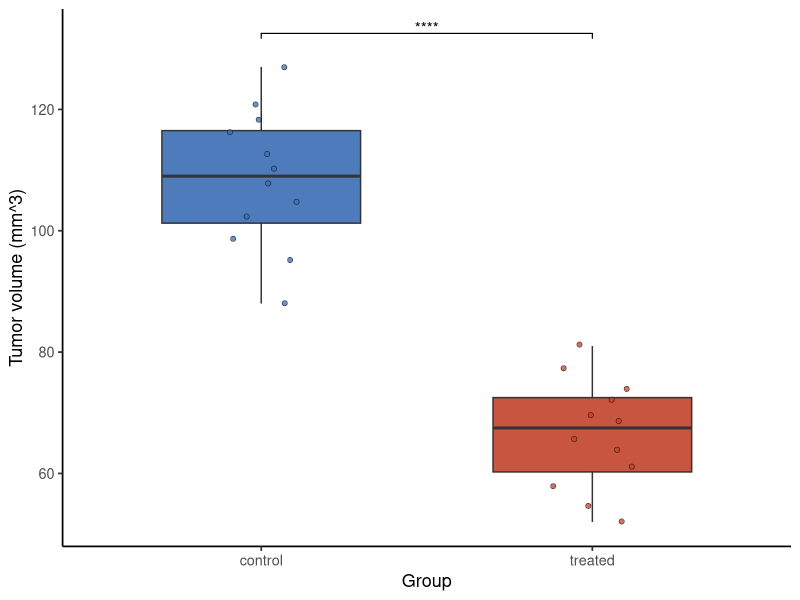

This figure's R source:
#!/usr/bin/env Rscript
# Standalone reproduction of this figure. Run inside the pinned pubready
# container (see REPRODUCE.md) from this bundle folder.
suppressPackageStartupMessages({
  library(ggplot2); library(ggpubr); library(rstatix); library(readr)
})

df <- as.data.frame(read_csv("input_volume.csv", show_col_types = FALSE))
df[["group"]] <- factor(df[["group"]])
df[["volume"]] <- as.numeric(df[["volume"]])

stat <- rstatix::t_test(df, volume ~ group, paired = FALSE, var.equal = TRUE)
stat <- rstatix::add_significance(stat)
stat <- rstatix::add_xy_position(stat, x = "group")

p <- ggplot(df, aes(x = .data[["group"]], y = .data[["volume"]])) +
  geom_boxplot(aes(fill = .data[["group"]]), width = 0.6, outlier.shape = NA, alpha = 0.9) +
  geom_jitter(aes(fill = .data[["group"]]), width = 0.12, size = 1.6, alpha = 0.75, shape = 21, stroke = 0.3) +
  scale_fill_manual(values = c("#3B6DB3", "#C1432B")) +
  stat_pvalue_manual(stat, label = "p.signif", tip.length = 0.01, bracket.size = 0.4) +
  labs(x = "Group", y = "Tumor volume (mm^3)") +
  theme_classic(base_size = 13) +
  theme(legend.position = "none")

ggsave("figure_volume_prism.pdf", p, width = 3.8, height = 4.0)
cat("Reproduced figure.\n")
